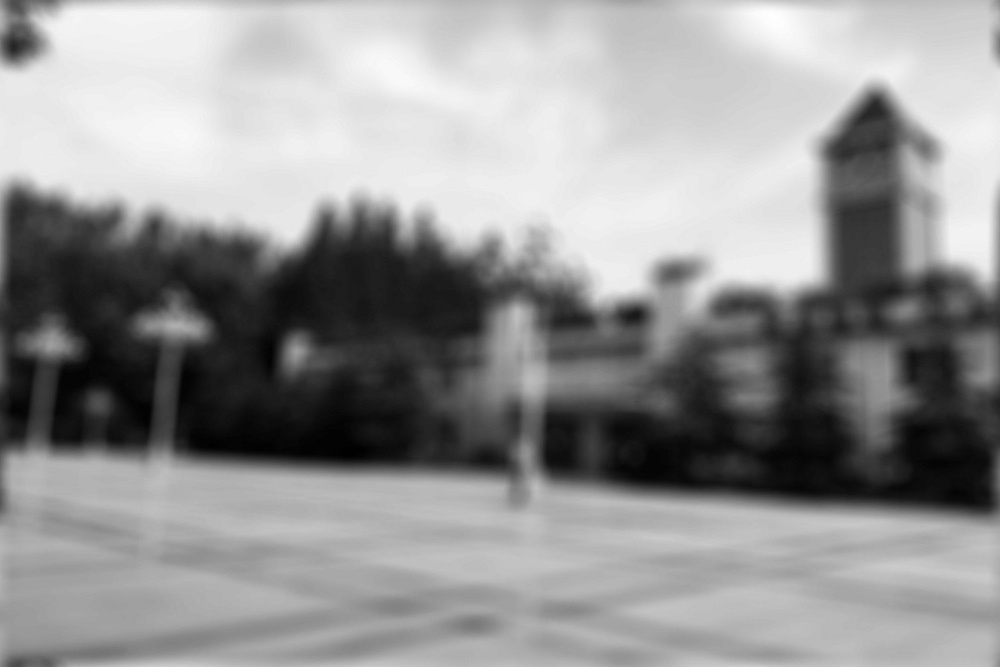
%> input picture section6/clock.jpg, 1000 x 667 px, shrunk from 1500 x 1000 before the run
$ octave work2.m   (GNU Octave 9; MATLAB toolbox functions it lacks are replaced by stand-ins)
%> lines starting %> are read from the running program, lines starting %| are printed output that depends on the picture
source2 = imread('clock.jpg');
%> source2 is the input picture: size 667x1000x3 uint8; min 0, max 255, mean 147
figure('name', '图像恢复', 'NumberTitle', 'off', 'toolbar', 'none', 'menubar', 'none');
gray = rgb2gray(source2);
subplot(1,3,1);imshow(gray);title('原图');
f2 = im2double(gray);
PSF2 = fspecial('disk', 20);
frest2 = deconvwnr(f2, PSF2, 0.0005);
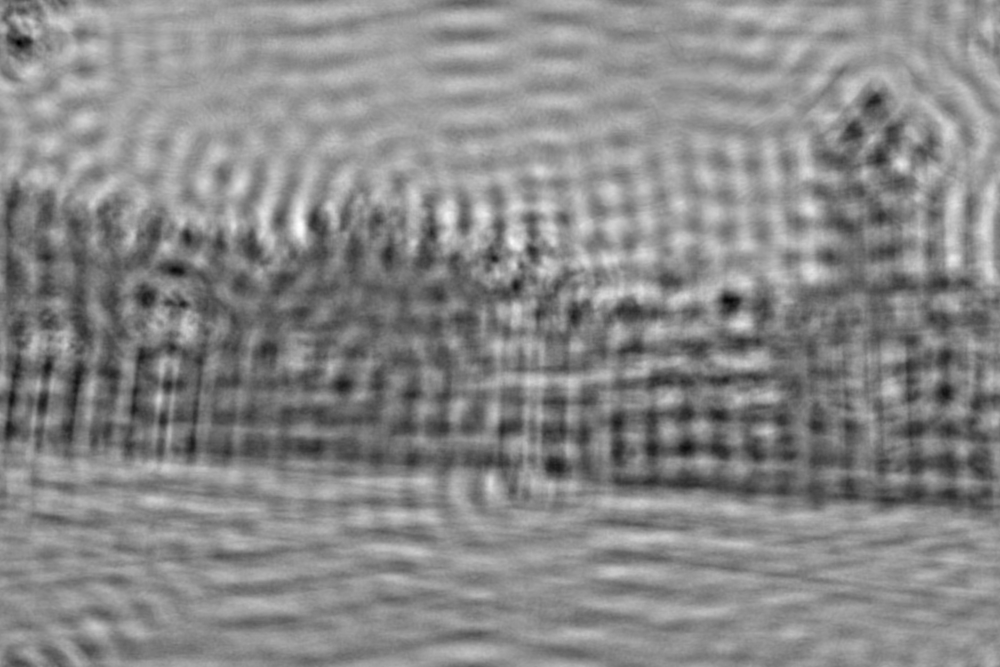
%> frest2: size 667x1000 double; min -1.41, max 2.3, mean 0.576; drawn with min black and max white
subplot(1,3,2);imshow(frest2);title('退化图像');
%> after `imshow(frest2)`:
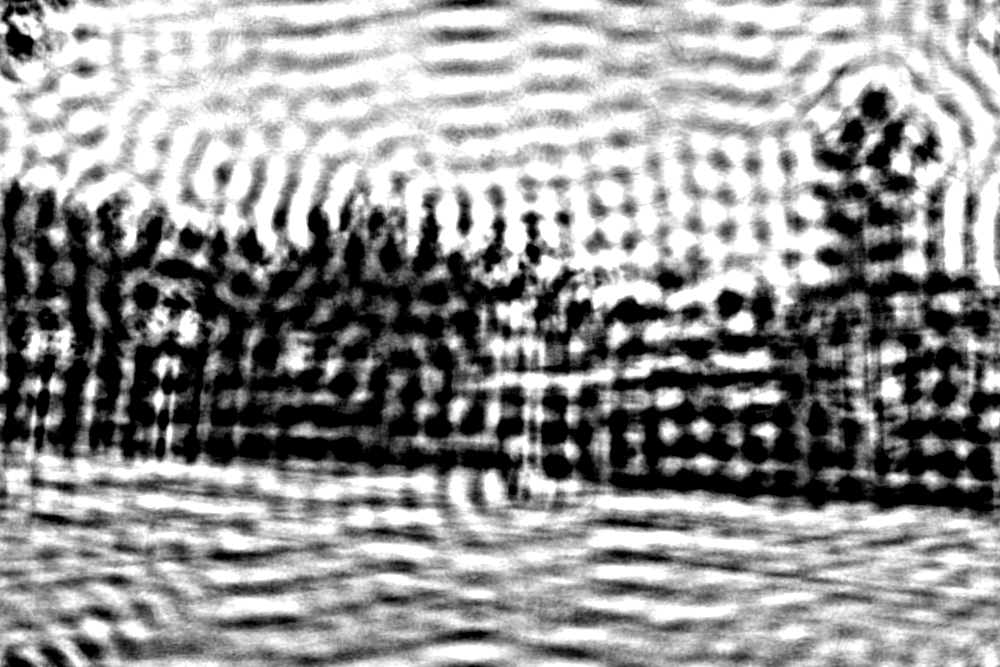
%> displayed picture: size 667x1000, on the screen's scale of 0 to 255; min 0, max 255, mean 147.2

Sx = fspecial('sobel'); Sy = Sx';
filter = abs(imfilter(frest2, Sx))+ abs(imfilter(frest2, Sy)); % sobel 算子
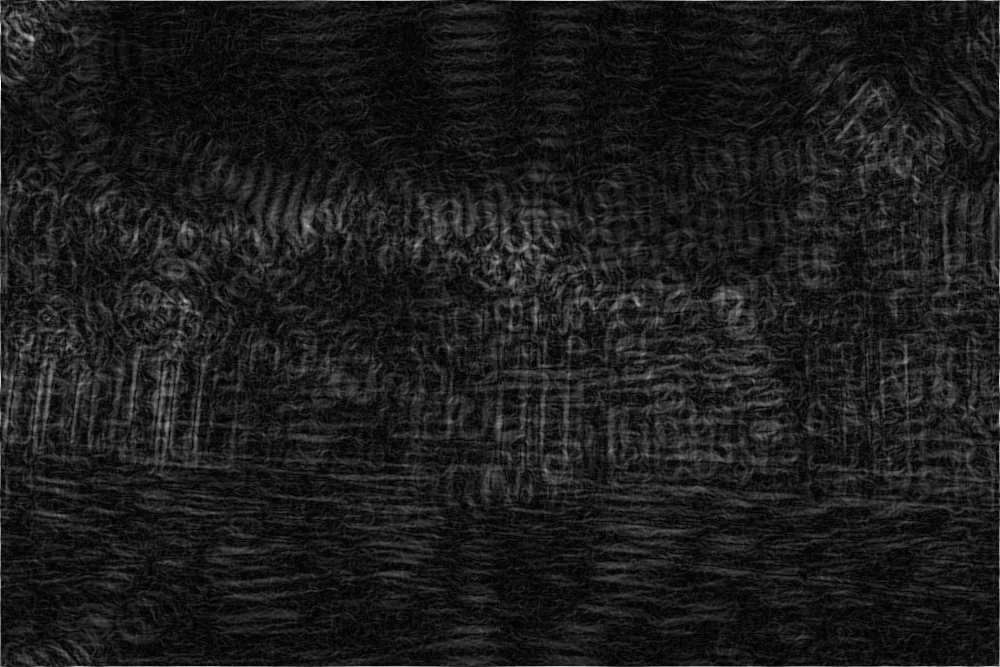
%> filter: size 667x1000 double; min 0.000417, max 5.88, mean 0.66; drawn with min black and max white
sharp = frest2 + 0.5 * filter;
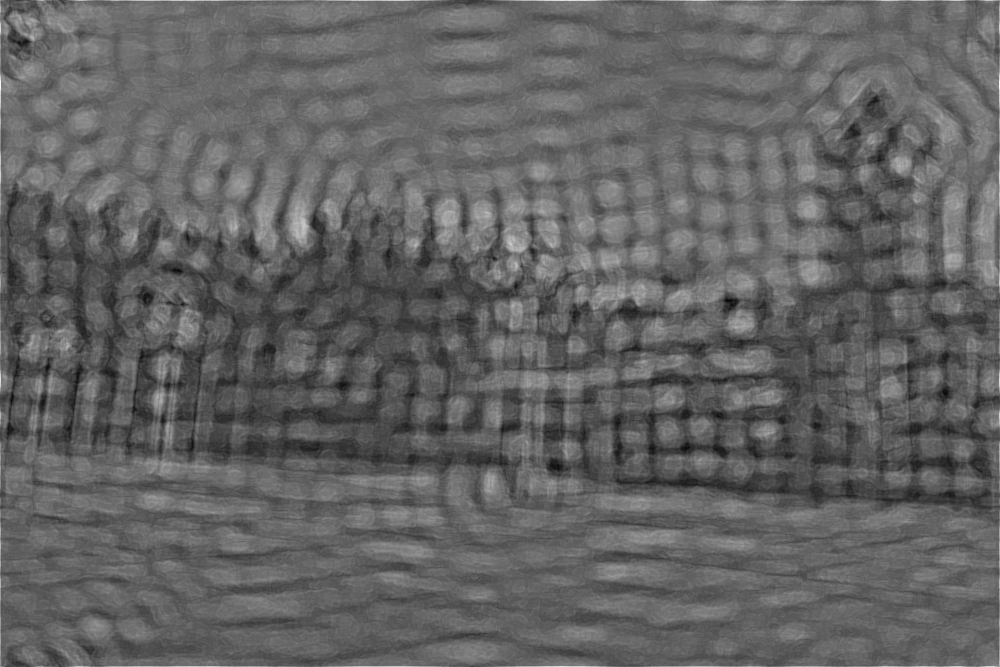
%> sharp: size 667x1000 double; min -1.26, max 4.32, mean 0.906; drawn with min black and max white
% subplot(2,3,3);imshow(sharp);title('锐化');
med_sharp = medfilt2(sharp, [5,5]);
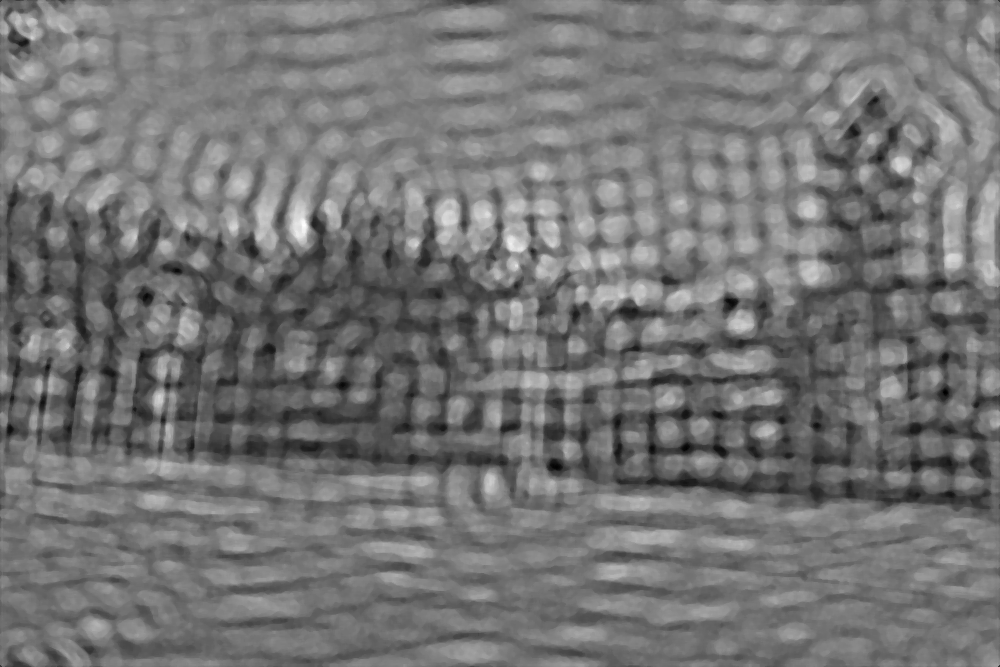
%> med_sharp: size 667x1000 double; min -0.842, max 2.95, mean 0.898; drawn with min black and max white
% subplot(2,3,4);imshow(med_sharp);title('锐化均值');

filter = medfilt2(filter, [7,7]);
filter = medfilt2(filter, [7,7]);
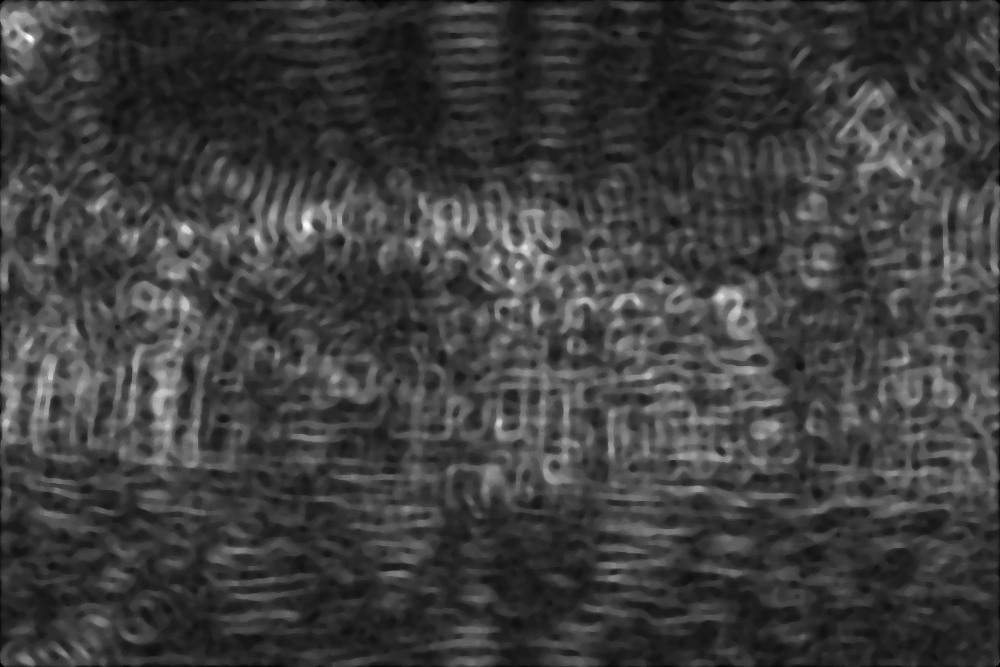
%> filter: size 667x1000 double; min 0, max 2.58, mean 0.63; drawn with min black and max white

% subplot(2,3,5);imshow(filter);title('边缘');
sharp = frest2 + 0.4 * filter;
subplot(1,3,3);imshow(sharp);title('锐化');
%> after `imshow(sharp)`:
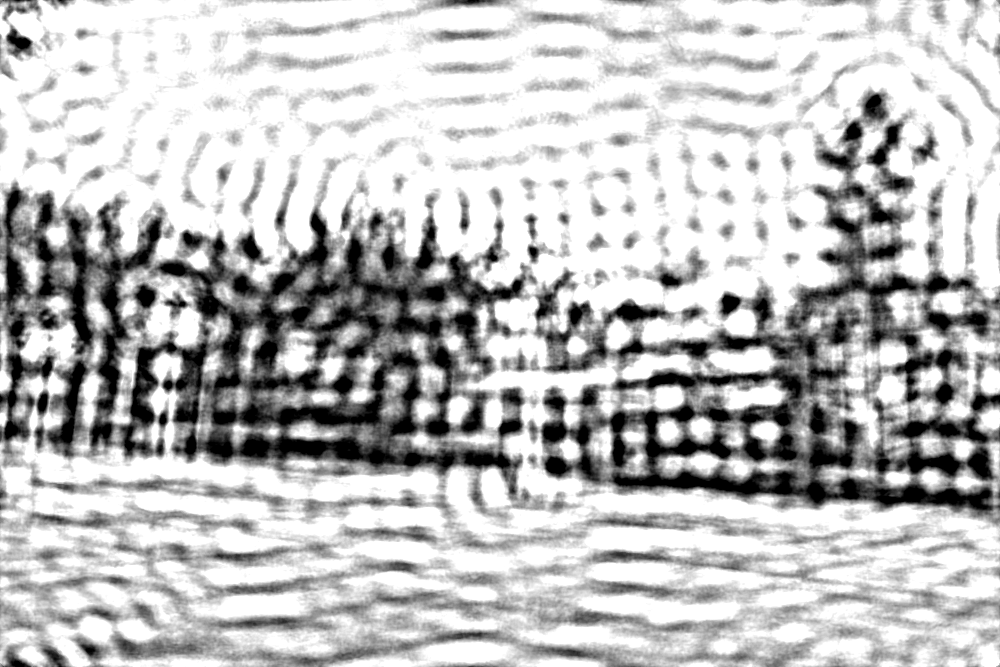
%> displayed picture: size 667x1000, on the screen's scale of 0 to 255; min 0, max 255, mean 189.6

imwrite(frest2, './section6/test.bmp');
